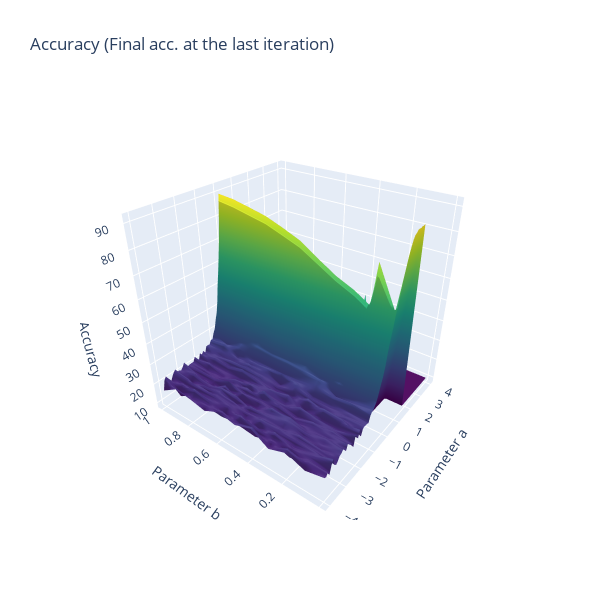

Notebook code cell kept with this figure:
### Code cell
import numpy as np
import matplotlib.pyplot as plt


file_name = 'test_acc_final' # 'test_acc_final', 'test_acc_best'
value = np.load(f'./npy/{file_name}.npy')
x = np.arange(-4.0, 4.1, 0.1)   # -4.0 ~ 4.0
y = np.arange(0.0, 1.1, 0.1)  # 0.0 ~ 1.0
X, Y = np.meshgrid(x, y, indexing='ij')

fig = plt.figure(figsize=(8, 6))
ax = fig.add_subplot(111, projection='3d')

surf = ax.plot_surface(X, Y, value,
                       cmap='viridis',    # color: 'plasma', 'inferno' etc.
                       edgecolor='none')

ax.set_xlabel('Parameter a')
ax.set_ylabel('Parameter b')
ax.set_zlabel('Accuracy value')
if file_name == 'test_acc_final':
    title_name = 'Accuracy (Final acc. at the last iteration)'
else:
    title_name = 'Accuracy (Best acc. during training)'
ax.set_title(title_name)

fig.colorbar(surf, shrink=0.5, aspect=10, label='Accuracy')

plt.tight_layout()
plt.show()


import plotly.graph_objects as go

fig = go.Figure(data=[go.Surface(x=X, y=Y, z=value, colorscale="Viridis", showscale=False)])
fig.update_traces(hovertemplate="a: %{x:.1f}<br>b: %{y:.1f}<br>acc: %{z}<extra></extra>")
fig.update_layout(
    title=title_name,
    scene=dict(
        xaxis_title="Parameter a",
        yaxis_title="Parameter b",
        zaxis_title="Accuracy",
        camera=dict(eye=dict(x=-1.6, y=-1.2, z=1.2))
    ),
    width=600,
    height=600
 )
fig.show()
fig.write_html(f"./html/{file_name}.html")

### Figure 1 — Plotly figure (JSON) as saved in the notebook; plotly's stock layout.template omitted (floating-point values rounded to 4 significant figures; data arrays with more than 128 entries replaced by an {"elided": "..."} marker saying what was removed)
{"data": [{"colorscale": [[0, "#440154"], [0.1111, "#482878"], [0.2222, "#3e4989"], [0.3333, "#31688e"], [0.4444, "#26828e"], [0.5556, "#1f9e89"], [0.6667, "#35b779"], [0.7778, "#6ece58"], [0.8889, "#b5de2b"], [1, "#fde725"]], "hovertemplate": "a: %{x:.1f}<br>b: %{y:.1f}<br>acc: %{z}<extra></extra>", "showscale": false, "type": "surface", "x": {"elided": "81x11 float values"}, "y": {"elided": "81x11 float values"}, "z": {"elided": "81x11 float values"}}], "layout": {"height": 600, "scene": {"camera": {"eye": {"x": -1.6, "y": -1.2, "z": 1.2}}, "xaxis": {"title": {"text": "Parameter a"}}, "yaxis": {"title": {"text": "Parameter b"}}, "zaxis": {"title": {"text": "Accuracy"}}}, "title": {"text": "Accuracy (Final acc. at the last iteration)"}, "width": 600}}
